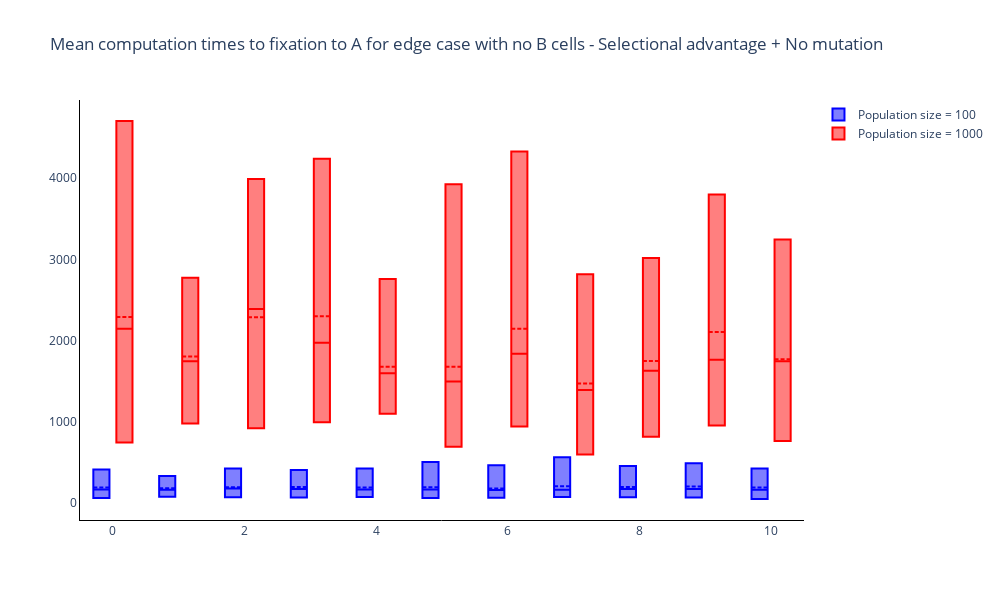

Notebook source saved alongside this figure:
### Markdown cell above
### Boxplot of times to fixation to A for different population sizes and selective advatantages

### Code cell
# Trace names - represent the transition probabilities used for the simulation
trace_name = ['Population size = {}'.format(N) for N in small_N]

fig = go.Figure()

# Add traces of the transition probabilities
for n, _ in enumerate(small_N):
    fig.add_trace(
        go.Box(
            mean=[np.mean(np.asarray(j)) for j in comput_time_fix_A[n]],
            median=[np.quantile(np.asarray(j), 0.5) for j in comput_time_fix_A[n]],
            q1=[np.quantile(np.asarray(j), 0.025) for j in comput_time_fix_A[n]],
            q3=[np.quantile(np.asarray(j), 0.975) for j in comput_time_fix_A[n]],
            name = trace_name[n],
            marker_color = colours[n]
        )
    )

fig.update_layout(
    boxmode='group',
    title='Mean computation times to fixation to A for edge case with no B cells - Selectional advantage + No mutation',
    width=1000, 
    height=600,
    plot_bgcolor='white',
    xaxis=dict(linecolor='black'),
    yaxis=dict(linecolor='black'),
)

### Figure 1 — Plotly figure (JSON) as saved in the notebook; plotly's stock layout.template omitted (floating-point values rounded to 4 significant figures)
{"data": [{"marker": {"color": "blue"}, "mean": [192.4, 183.9, 196.8, 197.4, 191.9, 194.7, 179.2, 208.4, 199.7, 205.6, 191.2], "median": [169, 164, 180, 174, 168, 169, 162, 164.5, 173, 175, 166], "name": "Population size = 100", "q1": [62.3, 79.43, 73.2, 70.4, 74.55, 62.6, 65.8, 76, 74, 70.9, 51], "q3": [413.0, 335.6, 425.2, 406.5, 425.0, 506.3, 467.2, 566.1, 456.4, 491.5, 425.9], "type": "box"}, {"marker": {"color": "red"}, "mean": [2291.0, 1805.0, 2289.0, 2301.0, 1679.0, 1677.0, 2147.0, 1472, 1750.0, 2106.0, 1771.0], "median": [2145, 1746, 2390, 1973, 1598.0, 1496, 1840, 1392.0, 1631, 1764, 1746], "name": "Population size = 1000", "q1": [746, 981.8, 921.6, 995.5, 1100, 693, 944.7, 600.1, 817.1, 956.6, 764.4], "q3": [4703.0, 2775.0, 3989, 4239.0, 2758.0, 3926.0, 4328.0, 2816.0, 3016.0, 3799.0, 3244.0], "type": "box"}], "layout": {"boxmode": "group", "height": 600, "plot_bgcolor": "white", "title": {"text": "Mean computation times to fixation to A for edge case with no B cells - Selectional advantage + No mutation"}, "width": 1000, "xaxis": {"linecolor": "black"}, "yaxis": {"linecolor": "black"}}}
